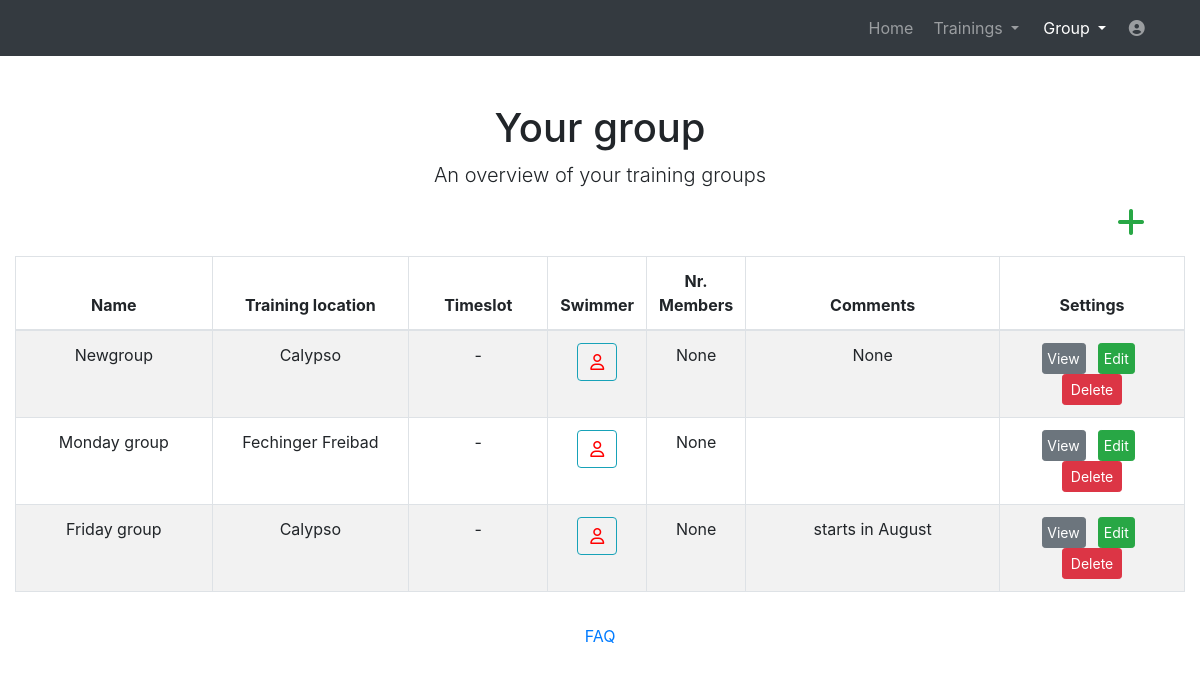
Before: /website/group (signed in) with the older database file.
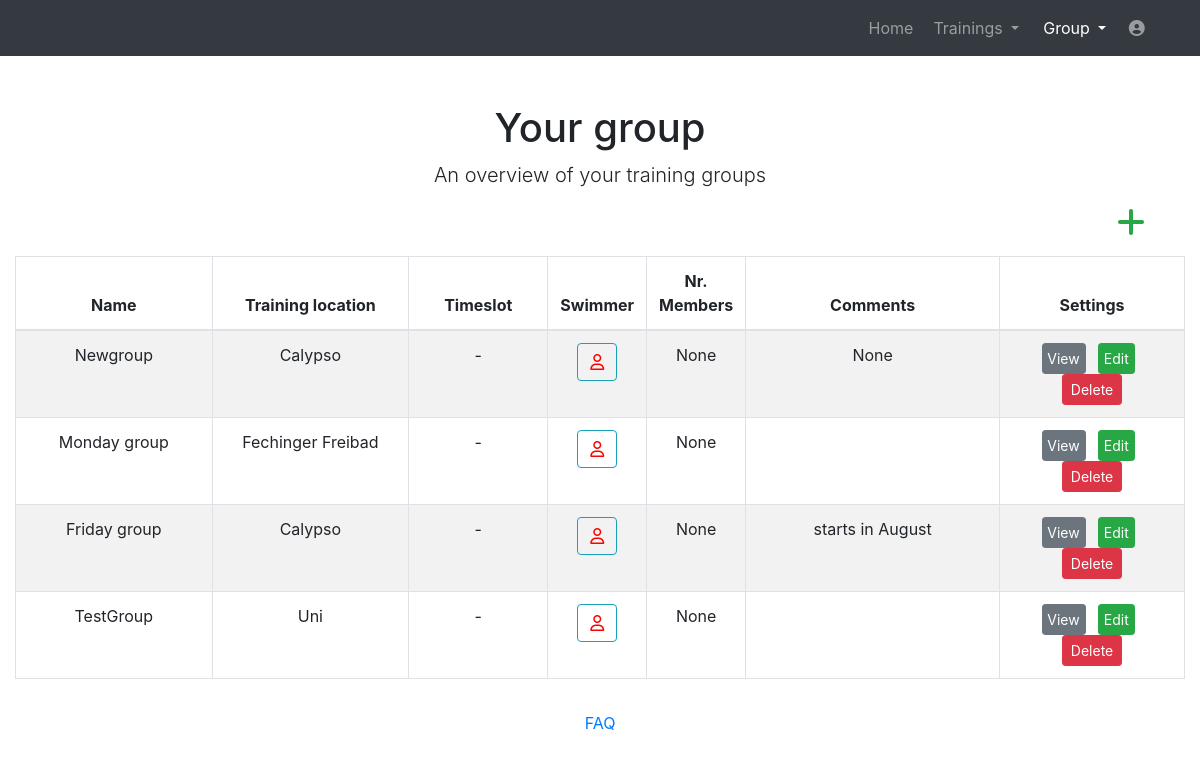
After: the same page with the newer database file.
### website/models.py (models this page shows)
class Group(models.Model):
    name = models.CharField(max_length=30)
    num = models.IntegerField(default=0)
    starttime = models.CharField(max_length=25, default='')
    endtime = models.CharField(max_length=25, default='')
    comments = models.CharField(max_length=828, null=True)
    place = models.CharField(max_length=255, null=True)
    user = models.ForeignKey(User, on_delete=models.CASCADE)

### website/views_loggedin.py (the view)
# urls.py: path('group', views_loggedin.group, name='group'),
@login_required
def group(request):
    user = request.user
    array = defaultdict(list)
    numarr = defaultdict(list)
    group = Group.objects.filter(user=user)
    for g in group:
        if RelationsSwimGroup.objects.filter(group=g, user= user).exists():
            relationgroup =  RelationsSwimGroup.objects.filter(group=g, user=user)
            number = RelationsSwimGroup.objects.filter(group=g, user=user).count()
            numarr[g.pk].append(number)
            for r in relationgroup:
                bla = (r.swimmer.first_name, r.swimmer.last_name)
                blanew = " ".join(bla)
                array[g.pk].append(blanew)
    arraydict = dict(array) #transform defaultdict to dict
    numarrdict = dict(numarr)  # transform defaultdict to dict
    return render(request, 'group.html', context={'group': group, 'array': arraydict, 'number': numarrdict})

### website/views_loggedin.py (called while the page is built)
@register.filter(name='dict_key')
def dict_key(d, k):
    return d.get(k)

### templates/group.html (shortened to what this page needs)
<!DOCTYPE html>
<html lang="en">
<head>
  {% load static %}
  <link href="{% static 'vendor/bootstrap/css/bootstrap.min.css' %}" rel="stylesheet">
  <link media="screen" href="{% static 'css/plan.css' %}" rel="stylesheet">
  <link href="{% static 'vendor/fontawesome-free/css/all.min.css' %}" rel="stylesheet" type="text/css">
  <link href="//netdna.bootstrapcdn.com/font-awesome/3.2.1/css/font-awesome.css" rel="stylesheet">
  <link rel="stylesheet" href="https://cdnjs.cloudflare.com/ajax/libs/font-awesome/4.7.0/css/font-awesome.min.css">
<body>
  <nav class="navbar navbar-expand-lg navbar-dark bg-dark static-top">
    <div class="container">
      <div class="collapse navbar-collapse" id="navbarResponsive">
        <ul class="navbar-nav ml-auto">
          <li class="nav-item ">
            <a class="nav-link" href="home">Home</a>
          </li>
		  <li class="nav-item dropdown no-arrow mx-1">
			<a class="nav-link dropdown-toggle" href="#" id="messagesDropdown" role="button" data-toggle="dropdown" aria-haspopup="true" aria-expanded="false">
					Trainings
			</a>
		  </li>
          <li class="nav-item dropdown no-arrow mx-1 active">
			<a class="nav-link dropdown-toggle" href="#" id="messagesDropdown" role="button" data-toggle="dropdown" aria-haspopup="true" aria-expanded="false">
					Group
			</a>
		  </li>
		   <li class="nav-item dropdown no-arrow">
			<a class="nav-link " href="#" id="userDropdown" role="button" data-toggle="dropdown" aria-haspopup="true" aria-expanded="false">
			  <i class="fas fa-user-circle fa-fw"></i>
			</a>
		  </li>
        </ul>
      </div>
    </div>
  </nav>
  <div class="container">
    <div class="row">
      <div class="col-lg-12 text-center">
        <h1 class="mt-5">Your group</h1>
        <p class="lead">An overview of your training groups</p>
      </div>
    </div>
  </div>
    <div class="container" style="max-width: 1340px;">
    {% include 'grouptablenew.html' %}
  </div>
    <footer class="page-footer font-small blue">
      <div class="footer-copyright text-center py-3">
        <a href="help"> FAQ</a>
      </div>
    </footer>
</body>
</html>

### templates/grouptablenew.html (shortened to what this page needs)
{% load static %}
    <div>
      <div >
        <div id="table" class="table-editable">
          <span class="table-add float-right mb-3 mr-2">
              <a href="{% url 'newgroup' %}" class="text-success" style="margin-right: 2.0rem !important;">
                <i class="fas fa-plus fa-2x" aria-hidden="true"></i>
              </a>
          </span>
          <table id="mytable" class="table table-bordered table-responsive-md table-striped text-center">
            <thead>
              <tr>
                <th class="text-center" style="width:17%;">Name</th>
                <th class="text-center" style="width:17%;">Training location</th>
                  <th class="text-center" style="width:12%;">Timeslot</th>
                <th class="text-center" style="width:8%;">Swimmer</th>
                <th class="text-center" style="width:8%;">Nr. Members</th>
                <th class="text-center" style="width:22%;">Comments</th>
                <th class="text-center" style="width:16%;">Settings</th>
              </tr>
            </thead>
            <tbody>
             {% for b in group %}
              <tr>
                <td>{{ b.name}}</td>
                <td>{{ b.place }}</td>
                <td>{{b.starttime}} - {{b.endtime}}</td>
                <td>
                    <div>
                       <a class="btn btn-outline-info" data-toggle="modal" data-target="#exampleModal{{b.pk}}"><i class="fa fa-user-o" style="color:red;"></i></a>
                    </div>
                </td>
                <td>{{number|dict_key:b.pk|join:", " }}</td>
                <td>{{ b.comments}}</td>
                <td>
                  <a href="{% url 'showgroup' group_id=b.pk %}" class="btn btn-secondary btn-rounded btn-sm my-0" style="padding-left: 3%; padding-right:3%; margin-right:5%;" >View</a>
                  <a href="{% url 'altergroup' group_id=b.pk %}" class="btn btn-success btn-rounded btn-sm my-0" style="padding-left: 3%; padding-right:3%; margin-right:5%;" >Edit</a>
                  <span>
                    <a href="" class="btn btn-danger btn-rounded btn-sm my-0"  data-toggle="modal" data-target="#deleteModal{{b.pk}}" >Delete</a>
                  </span>
                </td>
              </tr>
             {% endfor %}
            </tbody>
          </table>
        </div>
      </div>
    </div>

Changed rows visible on the page:
added Group: name "TestGroup", place "Uni", id "None"
